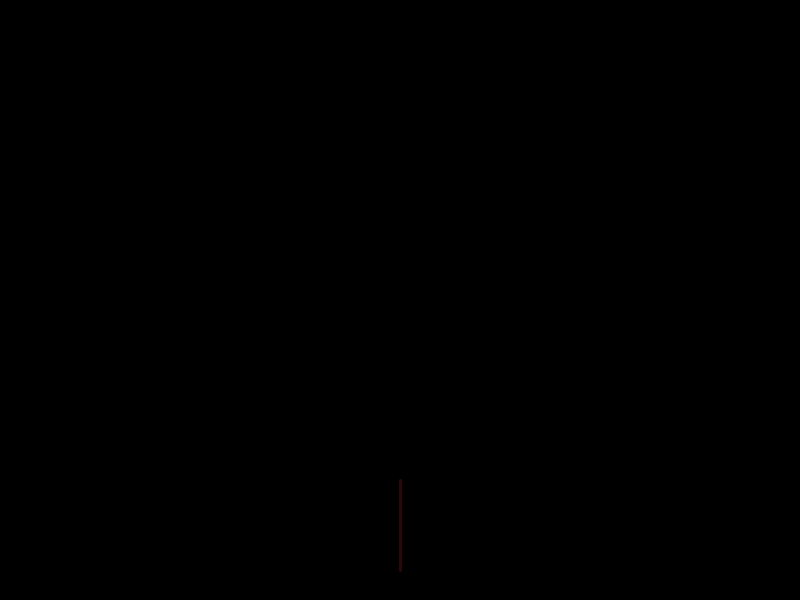
Frame 1 (no input)
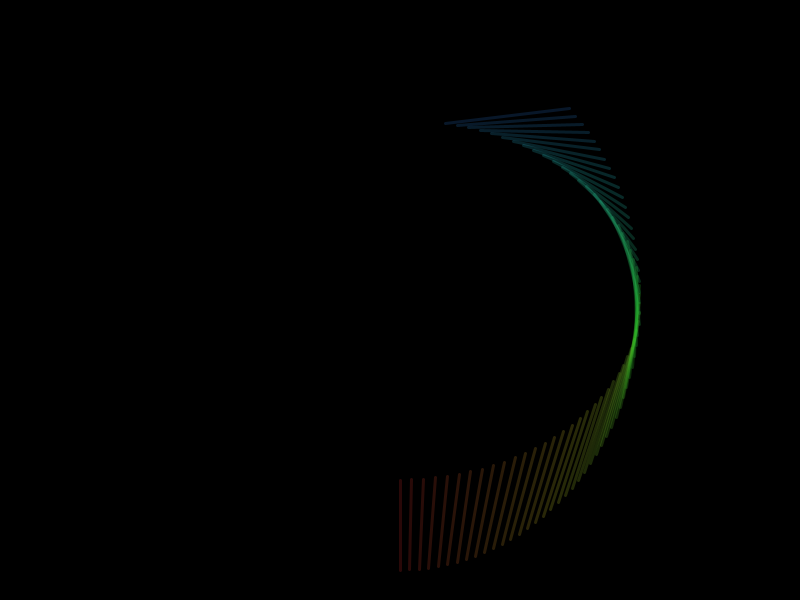
Frame 60 (the mouse pressed at the canvas centre just before this capture)
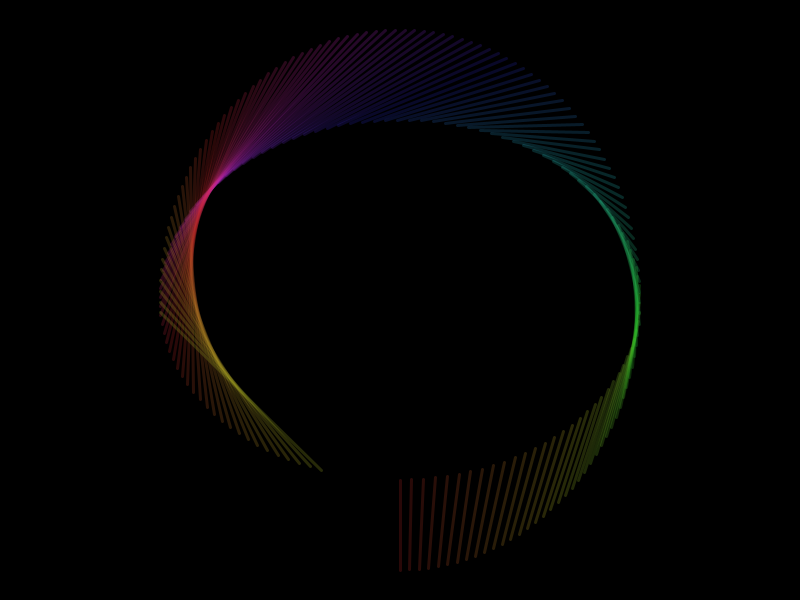
Frame 120 (the mouse held since frame 60 and released just before this capture)

The Processing sketch that drew these frames (run headless with seeded random() and noise(); from frame 60 on, the mouse is pressed at the canvas centre):

// Processing sketch: processing_101709
// ── processing_101709.pde

float a = 0;
float b = 0;
float co = 0;

void setup() {
  background(0);
  colorMode(HSB, 100);
  size(800, 600);
  smooth();
  strokeWeight(3);
}

void draw() {
  stroke(co, 80, 80, 20);

  float x0 = map(sin(a), -1, 1, width/5, width - width/5);
  float y0 = map(cos(a)*1.5, -1, 1, height/5, height - height/5);

  float x1 = map(sin(b), -1, 1, width/5, width - width/5);
  float y1 = map(cos(b), -1, 1, height/5, height - height/5);

  line(x0, y0, x1, y1);

  a = a + 0.04;
  b = b + 0.05;
  
  if (a > 24) {
    noLoop();
  }
  
  co = co + 1;
  if (co > 100) {
    co = 0;
  }
}
